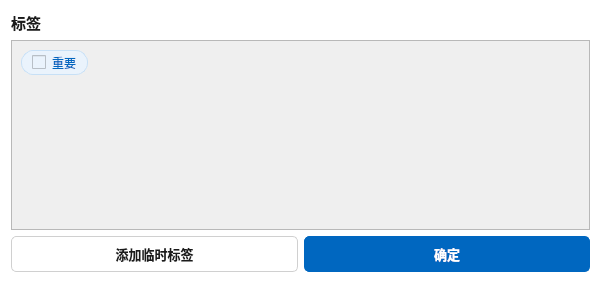
<?xml version="1.0" encoding="UTF-8"?>
<ui version="4.0">
 <class>Form</class>
 <widget class="QWidget" name="Form">
  <property name="geometry">
   <rect>
    <x>0</x>
    <y>0</y>
    <width>601</width>
    <height>283</height>
   </rect>
  </property>
  <property name="windowTitle">
   <string>Form</string>
  </property>
  <property name="styleSheet">
   <string notr="true">#Form {
    background-color: #FFFFFF;
}</string>
  </property>
  <layout class="QGridLayout" name="gridLayout">
   <item row="0" column="0">
    <widget class="QLabel" name="label">
     <property name="sizePolicy">
      <sizepolicy hsizetype="Preferred" vsizetype="Fixed">
       <horstretch>0</horstretch>
       <verstretch>0</verstretch>
      </sizepolicy>
     </property>
     <property name="font">
      <font>
       <family>微软雅黑</family>
       <pointsize>11</pointsize>
       <weight>75</weight>
       <bold>true</bold>
      </font>
     </property>
     <property name="styleSheet">
      <string notr="true">QLabel {
    color: #1B1B1B;
    background: transparent;
    border: none;
}</string>
     </property>
     <property name="text">
      <string>标签</string>
     </property>
    </widget>
   </item>
   <item row="3" column="1">
    <widget class="QPushButton" name="confirm_button">
     <property name="sizePolicy">
      <sizepolicy hsizetype="Minimum" vsizetype="Maximum">
       <horstretch>0</horstretch>
       <verstretch>0</verstretch>
      </sizepolicy>
     </property>
     <property name="minimumSize">
      <size>
       <width>0</width>
       <height>36</height>
      </size>
     </property>
     <property name="font">
      <font>
       <family>微软雅黑</family>
       <pointsize>10</pointsize>
       <weight>75</weight>
       <bold>true</bold>
      </font>
     </property>
     <property name="cursor">
      <cursorShape>PointingHandCursor</cursorShape>
     </property>
     <property name="styleSheet">
      <string notr="true">#confirm_button {
    background-color: #0067C0;
    color: #FFFFFF;
    border: 1px solid #0067C0;
    border-radius: 5px;
    padding: 6px 24px;
}
#confirm_button:hover {
    background-color: #1976C8;
    border: 1px solid #1976C8;
}
#confirm_button:pressed {
    background-color: #005A9E;
    border: 1px solid #005A9E;
}
#confirm_button:disabled {
    background-color: #C9C9C9;
    border: 1px solid #C9C9C9;
}</string>
     </property>
     <property name="text">
      <string>确定</string>
     </property>
    </widget>
   </item>
   <item row="3" column="0">
    <widget class="QPushButton" name="enter_an_tag">
     <property name="sizePolicy">
      <sizepolicy hsizetype="Minimum" vsizetype="Minimum">
       <horstretch>0</horstretch>
       <verstretch>0</verstretch>
      </sizepolicy>
     </property>
     <property name="font">
      <font>
       <family>微软雅黑</family>
       <pointsize>10</pointsize>
       <weight>75</weight>
       <bold>true</bold>
      </font>
     </property>
     <property name="cursor">
      <cursorShape>PointingHandCursor</cursorShape>
     </property>
     <property name="styleSheet">
      <string notr="true">QPushButton {
    background-color: transparent;
    color: #1B1B1B;
    border: 1px solid #D0D0D0;
    border-radius: 5px;
    padding: 6px 18px;
}
QPushButton:hover {
    background-color: #EDEDED;
    border: 1px solid #C4C4C4;
}
QPushButton:pressed {
    background-color: #E1E1E1;
    border: 1px solid #C4C4C4;
}
QPushButton:disabled {
    color: #A6A6A6;
    border: 1px solid #E0E0E0;
}</string>
     </property>
     <property name="text">
      <string>添加临时标签</string>
     </property>
    </widget>
   </item>
   <item row="1" column="0" colspan="2">
    <widget class="QScrollArea" name="scrollArea">
     <property name="widgetResizable">
      <bool>true</bool>
     </property>
     <widget class="QWidget" name="scrollAreaWidgetContents">
      <property name="geometry">
       <rect>
        <x>0</x>
        <y>0</y>
        <width>581</width>
        <height>196</height>
       </rect>
      </property>
      <layout class="QFormLayout" name="formLayout">
       <item row="0" column="0">
        <widget class="QCheckBox" name="checkBox_3">
         <property name="sizePolicy">
          <sizepolicy hsizetype="Fixed" vsizetype="Fixed">
           <horstretch>0</horstretch>
           <verstretch>0</verstretch>
          </sizepolicy>
         </property>
         <property name="minimumSize">
          <size>
           <width>0</width>
           <height>25</height>
          </size>
         </property>
         <property name="styleSheet">
          <string notr="true">QCheckBox {
    color: #0067C0;
    background-color: #EAF3FC;
    border: 1px solid #C7E0F6;
    border-radius: 12px;
    padding: 1px 10px;
}</string>
         </property>
         <property name="text">
          <string>重要</string>
         </property>
        </widget>
       </item>
      </layout>
     </widget>
    </widget>
   </item>
  </layout>
 </widget>
 <resources/>
 <connections/>
</ui>
